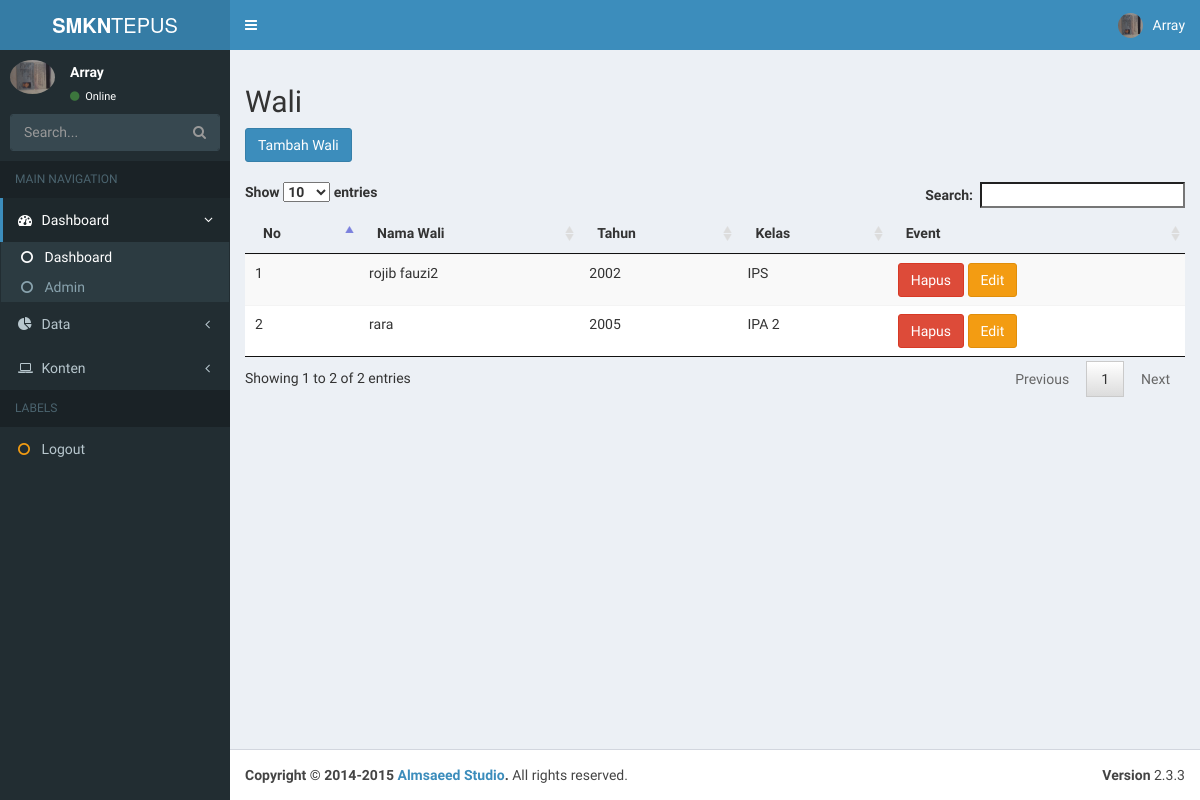
The app's page /admin/index.php?p=wali (signed in) with its own data.
### tables this page shows
CREATE TABLE `wali` (
  `kd_wali` char(4) NOT NULL,
  `kd_guru` char(4) NOT NULL,
  `kd_tahun` char(4) NOT NULL,
  `kd_kelas` char(4) NOT NULL
);

CREATE TABLE `guru` (
  `kd_guru` char(4) NOT NULL,
  `nip` varchar(20) NOT NULL,
  `nama_guru` varchar(100) NOT NULL,
  `jenis_kelamin` enum('L','P') NOT NULL,
  `tempat_lahir` varchar(100) NOT NULL,
  `tanggal_lahir` date NOT NULL,
  `alamat` varchar(100) NOT NULL,
  `no_telepon` varchar(20) NOT NULL,
  `foto` varchar(100) NOT NULL,
  `agama` enum('islam','protestan','katolik','hindu','budha','konghucu') NOT NULL,
  `pendidikan` varchar(100) NOT NULL,
  `status_aktif` enum('aktif','tidak') NOT NULL,
  `status` enum('PNS','honorer') NOT NULL,
  `password` varchar(50) NOT NULL
);

CREATE TABLE `tahun` (
  `kd_tahun` char(4) NOT NULL,
  `tahun` char(9) NOT NULL,
  `mulai` date NOT NULL,
  `akhir` date NOT NULL
);

CREATE TABLE `kelas` (
  `kd_kelas` char(4) NOT NULL,
  `nama_kelas` varchar(20) NOT NULL,
  `tingkat` varchar(20) NOT NULL,
  `kd_jurusan` char(4) NOT NULL
);

### admin/data/wali/index.php (the view, shortened to what this page needs)
<div class="judul">
	<h2>Wali</h2>
</div>
<input class="btn btn-primary" type="button" value="Tambah Wali" onclick="window.location.href='?p=tambahwali'">
<br/><br/>
<table class="table table-striped">
	<thead>
  <tr>
	  <th>No</th>
	  <th>Nama Wali</th>
	  <th>Tahun</th>
	  <th>Kelas</th>
	  <th>Event</th>
	</tr>
  </thead>
  <tbody>
	<?php
	$no = 1;
	$sql = "SELECT * FROM guru
  			join wali on guru.kd_guru=wali.kd_guru
  			join tahun on tahun.kd_tahun=wali.kd_tahun
  			join kelas on kelas.kd_kelas=wali.kd_kelas";
	$s = $conn->query($sql);
	while($row=$s->fetch_assoc()){
	?>
	<tr>
	  <td><?php echo $no; ?></td>
	  <td><?php echo $row['nama_guru'] ?></td>
	  <td><?php echo $row['tahun'] ?></td>
	  <td><?php echo $row['nama_kelas'] ?></td>
	  <td>
	  	<a class="btn btn-danger" href="?p=hapuswali&id=<?php echo $row['kd_wali'] ?>" onclick="return confirm('Anda yakin ingin mengahpus ini ?')">Hapus</a>
	  	<a class="btn btn-warning" href="?p=editwali&id=<?php echo $row['kd_wali'] ?>">Edit</a>
	  </td>
	</tr>
	<?php $no++; } ?>
  </tbody>
</table>

### records on screen
wali: kd_guru.nama_guru "rojib fauzi2", kd_tahun.tahun "2002", kd_kelas.nama_kelas "IPS"
wali: kd_guru.nama_guru "rara", kd_tahun.tahun "2005", kd_kelas.nama_kelas "IPA 2"

### other values on screen
$user "Array"
